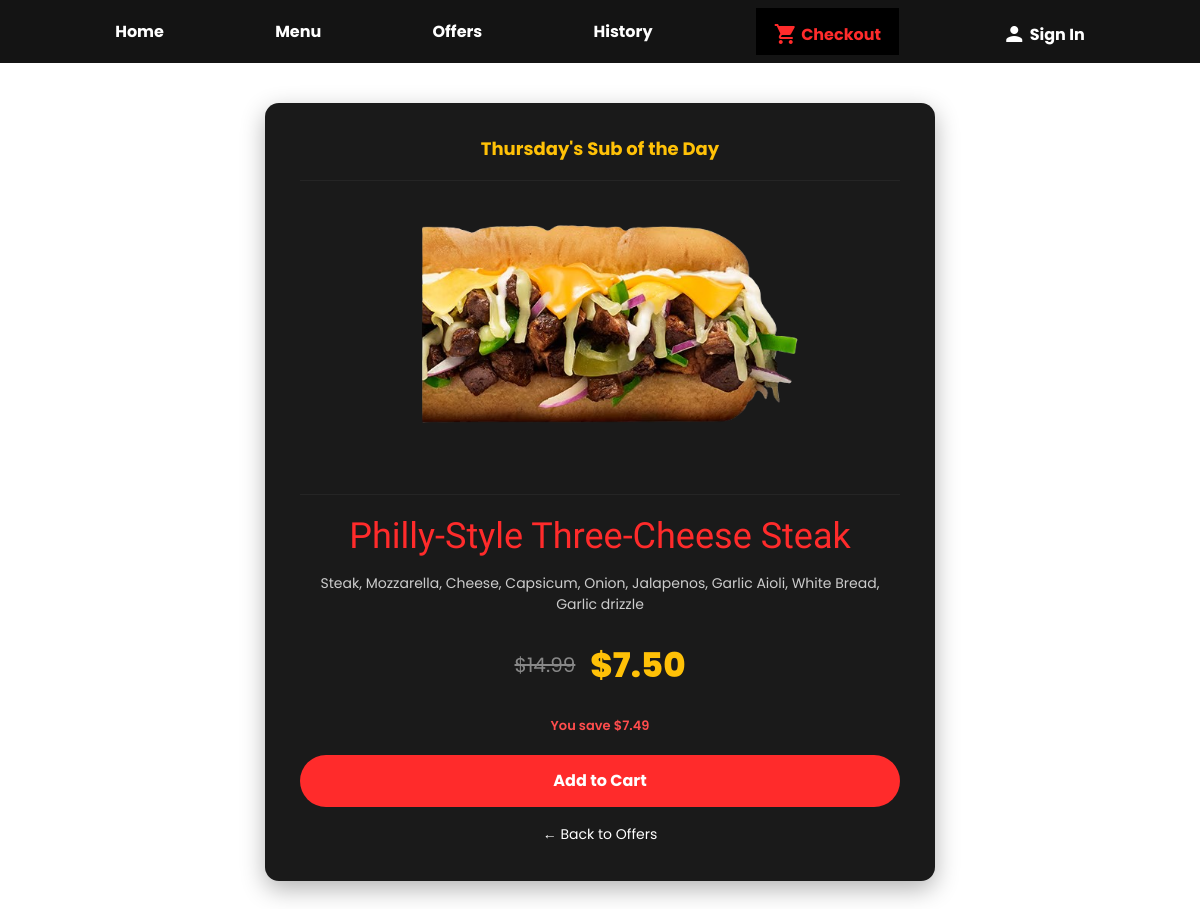
/sotd, run on the app's committed database.
### tables this page shows
CREATE TABLE `PRE_SANDWICH` (
  `ID` INTEGER PRIMARY KEY AUTOINCREMENT,
  `name` TEXT,
  `description` TEXT,
  `image_url` VARCHAR(2083),
  `price` REAL
, ingredients TEXT);

CREATE TABLE `OFFERS` (
  `ID` INTEGER PRIMARY KEY AUTOINCREMENT,
  `pre_sandwich_ID` INT,
  `discounted_price` REAL,
  FOREIGN KEY (`pre_sandwich_ID`) REFERENCES `PRE_SANDWICH`(`ID`)
);

### SUBVAY (ASSESSMENT)/app.py (the view)
@app.route('/sotd')
def sotd():
    offer, today_number = get_todays_offer()
    day_names = ['Monday', 'Tuesday', 'Wednesday', 'Thursday', 'Friday', 'Saturday', 'Sunday']
    today_name = day_names[today_number - 1]
    return render_template("sotd.html", offer=offer, today_name=today_name)

### SUBVAY (ASSESSMENT)/app.py (called while the page is built, shortened)
def get_db():
    db = getattr(g, '_database', None)
    if db is None:
        db = g._database = sqlite3.connect(DATABASE)
    return db

@app.teardown_appcontext
def close_connection(exception):
    db = getattr(g, '_database', None)
    if db is not None:
        db.close()

def query_db(query, args=(), one=False):
    cur = get_db().execute(query, args)
    rv = cur.fetchall()
    cur.close()
    return (rv[0] if rv else None) if one else rv

@app.context_processor
def inject_user_name():
    email = session.get('user')
    return dict(user_name=None)

def get_todays_offer():
    today_number = datetime.now().isoweekday()
    offer = query_db(
        """
        SELECT PRE_SANDWICH.ID, PRE_SANDWICH.name, PRE_SANDWICH.ingredients, PRE_SANDWICH.image_url,
               PRE_SANDWICH.price, OFFERS.discounted_price
        FROM OFFERS
        LEFT JOIN PRE_SANDWICH ON OFFERS.pre_sandwich_ID = PRE_SANDWICH.ID
        WHERE OFFERS.ID = ?
        """,
        (today_number,), one=True
    )
    return offer, today_number

### SUBVAY (ASSESSMENT)/templates/sotd.html
{% extends "layout.html" %}
{% block content %}
<div class="sotd-page-wrapper">
    {% if offer %}
    {% set sale_price = offer[4] - offer[5] %}
    <div class="sotd-detail-card">
        <h2 class="sotd-detail-day">{{ today_name }}'s Sub of the Day</h2>
        <hr class="sotd-divider">
        <img src="{{ offer[3] }}" alt="{{ offer[1] }}" class="sotd-detail-image">
        <hr class="sotd-divider">
        <h1 class="sotd-detail-name">{{ offer[1] }}</h1>
        <p class="sotd-detail-ingredients">{{ offer[2] }}</p>
        <div class="sotd-detail-pricing">
            <span class="sotd-detail-original-price">${{ "%.2f"|format(offer[4]) }}</span>
            <span class="sotd-detail-discount-price">${{ "%.2f"|format(sale_price) }}</span>
        </div>
        <p class="sotd-detail-savings">You save ${{ "%.2f"|format(offer[5]) }}</p>
        <a href="{{ url_for('add_sotd_to_cart') }}" class="sotd-add-to-cart-btn">Add to Cart</a>
        <a href="{{ url_for('offers') }}" class="sotd-detail-back">&larr; Back to Offers</a>
    </div>
    {% else %}
    <p>No offer is set up for today yet.</p>
    {% endif %}
</div>
{% endblock %}

### SUBVAY (ASSESSMENT)/Static/styles.css (style rules this page uses)
* { margin: 0; padding: 0; box-sizing: border-box; font-family: "Poppins", sans-serif; }
body { min-height: 100vh; background-color: #c9d6ff; background-image: url("background (2).png"); background-repeat: no-repeat; background-position: center; background-size: cover; background-attachment: fixed; color: #333; }
h2 { font-size: 34px; text-align: center; margin-bottom: 10px; }
p { font-size: 14.5px; text-align: center; margin-bottom: 10px; }
.sotd-page-wrapper { max-width: 700px; margin: 0 auto; padding: 40px 15px; }
.sotd-detail-card { background: #1a1a1a; border-radius: 14px; padding: 35px; text-align: center; box-shadow: 0 8px 25px rgba(0, 0, 0, 0.3); }
.sotd-detail-day { color: #ffc107; font-size: 18px; font-weight: 700; margin-bottom: 20px; }
.sotd-detail-image { width: 100%; max-width: 450px; border-radius: 8px; margin-bottom: 20px; }
.sotd-detail-name { font-family: "Rubik Dirt", cursive; color: #ff2b2b; font-size: 36px; margin-bottom: 15px; }
.sotd-detail-ingredients { color: #ccc; font-size: 14px; margin-bottom: 25px; }
.sotd-detail-pricing { display: flex; justify-content: center; align-items: center; gap: 15px; margin-bottom: 25px; }
.sotd-detail-original-price { color: #888; font-size: 20px; text-decoration: line-through; }
.sotd-detail-discount-price { color: #ffc107; font-size: 34px; font-weight: 800; }
.sotd-detail-back { color: #fff; font-size: 14px; text-decoration: none; }
.sotd-detail-savings { color: #ff4d4d; font-size: 13px; font-weight: 600; margin-bottom: 20px; }
.sotd-divider { border: none; border-top: 1px solid #444; margin: 20px 0; }
.sotd-add-to-cart-btn { display: block; width: 100%; text-align: center; background: #ff2b2b; color: #fff; font-weight: 700; border: none; border-radius: 30px; padding: 14px; text-decoration: none; margin-bottom: 15px; transition: 0.2s; }
body { overflow-x: hidden; }

### data on the page
PRE_SANDWICH: image_url (picture), name "Philly-Style Three-Cheese Steak", ingredients "Steak, Mozzarella, Cheese, Capsicum, Onion, Jalapenos, Garlic Aioli, White Bread, Garlic drizzle", price "14.99"
OFFERS: discounted_price "7.49"

### other printed values
{{ today_name }} "Thursday"
{{ "%.2f"|format(sale_price) }} "7.50"
